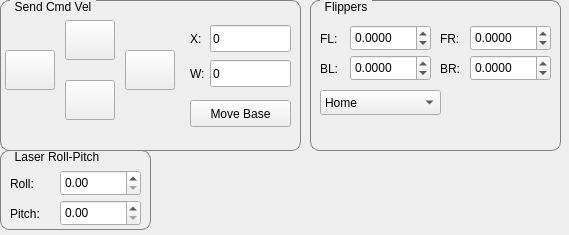
<?xml version="1.0" encoding="UTF-8"?>
<ui version="4.0">
 <class>MainWindow</class>
 <widget class="QMainWindow" name="MainWindow">
  <property name="geometry">
   <rect>
    <x>0</x>
    <y>0</y>
    <width>569</width>
    <height>235</height>
   </rect>
  </property>
  <property name="windowTitle">
   <string>FINDER GUI</string>
  </property>
  <property name="styleSheet">
   <string notr="true">QGroupBox {
    border: 1px solid gray;
    border-radius: 9px;
    margin-top: 0.5em;
}

QGroupBox::title {
    subcontrol-origin: margin;
    left: 10px;
    padding: 0 3px 0 3px;
}

QRadioButton{
	spacing: 1px;
}
QRadioButton::indicator{
	width: 16px;
	height: 16px;
}</string>
  </property>
  <widget class="QWidget" name="centralWidget">
   <widget class="QGroupBox" name="groupBox">
    <property name="geometry">
     <rect>
      <x>0</x>
      <y>0</y>
      <width>301</width>
      <height>151</height>
     </rect>
    </property>
    <property name="title">
     <string>Send Cmd Vel</string>
    </property>
    <widget class="QPushButton" name="btnCmdVel">
     <property name="geometry">
      <rect>
       <x>190</x>
       <y>100</y>
       <width>101</width>
       <height>27</height>
      </rect>
     </property>
     <property name="text">
      <string>Move Base</string>
     </property>
    </widget>
    <widget class="QPushButton" name="btnBwd">
     <property name="geometry">
      <rect>
       <x>65</x>
       <y>80</y>
       <width>50</width>
       <height>40</height>
      </rect>
     </property>
     <property name="text">
      <string/>
     </property>
     <property name="iconSize">
      <size>
       <width>32</width>
       <height>32</height>
      </size>
     </property>
    </widget>
    <widget class="QPushButton" name="btnLeft">
     <property name="geometry">
      <rect>
       <x>5</x>
       <y>50</y>
       <width>50</width>
       <height>40</height>
      </rect>
     </property>
     <property name="text">
      <string/>
     </property>
     <property name="iconSize">
      <size>
       <width>32</width>
       <height>32</height>
      </size>
     </property>
    </widget>
    <widget class="QPushButton" name="btnRight">
     <property name="geometry">
      <rect>
       <x>125</x>
       <y>50</y>
       <width>50</width>
       <height>40</height>
      </rect>
     </property>
     <property name="text">
      <string/>
     </property>
     <property name="iconSize">
      <size>
       <width>32</width>
       <height>32</height>
      </size>
     </property>
    </widget>
    <widget class="QPushButton" name="btnFwd">
     <property name="geometry">
      <rect>
       <x>65</x>
       <y>20</y>
       <width>50</width>
       <height>40</height>
      </rect>
     </property>
     <property name="text">
      <string/>
     </property>
     <property name="iconSize">
      <size>
       <width>32</width>
       <height>32</height>
      </size>
     </property>
    </widget>
    <widget class="QLineEdit" name="txtLinearX">
     <property name="geometry">
      <rect>
       <x>210</x>
       <y>25</y>
       <width>81</width>
       <height>27</height>
      </rect>
     </property>
     <property name="text">
      <string>0</string>
     </property>
    </widget>
    <widget class="QLabel" name="label">
     <property name="geometry">
      <rect>
       <x>190</x>
       <y>30</y>
       <width>16</width>
       <height>17</height>
      </rect>
     </property>
     <property name="text">
      <string>X:</string>
     </property>
    </widget>
    <widget class="QLabel" name="label_3">
     <property name="geometry">
      <rect>
       <x>190</x>
       <y>65</y>
       <width>16</width>
       <height>17</height>
      </rect>
     </property>
     <property name="text">
      <string>W:</string>
     </property>
    </widget>
    <widget class="QLineEdit" name="txtAngular">
     <property name="geometry">
      <rect>
       <x>210</x>
       <y>60</y>
       <width>81</width>
       <height>27</height>
      </rect>
     </property>
     <property name="text">
      <string>0</string>
     </property>
    </widget>
   </widget>
   <widget class="QGroupBox" name="groupBox_2">
    <property name="geometry">
     <rect>
      <x>310</x>
      <y>0</y>
      <width>251</width>
      <height>151</height>
     </rect>
    </property>
    <property name="title">
     <string>Flippers</string>
    </property>
    <widget class="QLabel" name="label_2">
     <property name="geometry">
      <rect>
       <x>10</x>
       <y>30</y>
       <width>31</width>
       <height>17</height>
      </rect>
     </property>
     <property name="text">
      <string>FL:</string>
     </property>
    </widget>
    <widget class="QLabel" name="label_4">
     <property name="geometry">
      <rect>
       <x>10</x>
       <y>60</y>
       <width>31</width>
       <height>17</height>
      </rect>
     </property>
     <property name="text">
      <string>BL:</string>
     </property>
    </widget>
    <widget class="QLabel" name="label_5">
     <property name="geometry">
      <rect>
       <x>130</x>
       <y>30</y>
       <width>31</width>
       <height>17</height>
      </rect>
     </property>
     <property name="text">
      <string>FR:</string>
     </property>
    </widget>
    <widget class="QLabel" name="label_6">
     <property name="geometry">
      <rect>
       <x>130</x>
       <y>60</y>
       <width>31</width>
       <height>17</height>
      </rect>
     </property>
     <property name="text">
      <string>BR:</string>
     </property>
    </widget>
    <widget class="QComboBox" name="cbFlipperPositions">
     <property name="geometry">
      <rect>
       <x>10</x>
       <y>90</y>
       <width>121</width>
       <height>25</height>
      </rect>
     </property>
     <item>
      <property name="text">
       <string>Home</string>
      </property>
     </item>
     <item>
      <property name="text">
       <string>Up</string>
      </property>
     </item>
     <item>
      <property name="text">
       <string>Down</string>
      </property>
     </item>
    </widget>
    <widget class="QDoubleSpinBox" name="sbFlipperFL">
     <property name="geometry">
      <rect>
       <x>40</x>
       <y>25</y>
       <width>81</width>
       <height>26</height>
      </rect>
     </property>
     <property name="decimals">
      <number>4</number>
     </property>
     <property name="minimum">
      <double>-1.570000000000000</double>
     </property>
     <property name="maximum">
      <double>1.570800000000000</double>
     </property>
     <property name="singleStep">
      <double>0.100000000000000</double>
     </property>
    </widget>
    <widget class="QDoubleSpinBox" name="sbFlipperBL">
     <property name="geometry">
      <rect>
       <x>40</x>
       <y>55</y>
       <width>81</width>
       <height>26</height>
      </rect>
     </property>
     <property name="decimals">
      <number>4</number>
     </property>
     <property name="minimum">
      <double>-1.570000000000000</double>
     </property>
     <property name="maximum">
      <double>1.570800000000000</double>
     </property>
     <property name="singleStep">
      <double>0.100000000000000</double>
     </property>
    </widget>
    <widget class="QDoubleSpinBox" name="sbFlipperFR">
     <property name="geometry">
      <rect>
       <x>160</x>
       <y>25</y>
       <width>81</width>
       <height>26</height>
      </rect>
     </property>
     <property name="decimals">
      <number>4</number>
     </property>
     <property name="minimum">
      <double>-1.570000000000000</double>
     </property>
     <property name="maximum">
      <double>1.570800000000000</double>
     </property>
     <property name="singleStep">
      <double>0.100000000000000</double>
     </property>
    </widget>
    <widget class="QDoubleSpinBox" name="sbFlipperBR">
     <property name="geometry">
      <rect>
       <x>160</x>
       <y>55</y>
       <width>81</width>
       <height>26</height>
      </rect>
     </property>
     <property name="decimals">
      <number>4</number>
     </property>
     <property name="minimum">
      <double>-1.570000000000000</double>
     </property>
     <property name="maximum">
      <double>1.570800000000000</double>
     </property>
     <property name="singleStep">
      <double>0.100000000000000</double>
     </property>
    </widget>
   </widget>
   <widget class="QGroupBox" name="groupBox_3">
    <property name="geometry">
     <rect>
      <x>0</x>
      <y>150</y>
      <width>151</width>
      <height>80</height>
     </rect>
    </property>
    <property name="title">
     <string>Laser Roll-Pitch</string>
    </property>
    <widget class="QDoubleSpinBox" name="sbLaserPitch">
     <property name="geometry">
      <rect>
       <x>60</x>
       <y>50</y>
       <width>81</width>
       <height>26</height>
      </rect>
     </property>
    </widget>
    <widget class="QDoubleSpinBox" name="sbLaserRoll">
     <property name="geometry">
      <rect>
       <x>60</x>
       <y>20</y>
       <width>81</width>
       <height>26</height>
      </rect>
     </property>
    </widget>
    <widget class="QLabel" name="label_7">
     <property name="geometry">
      <rect>
       <x>10</x>
       <y>55</y>
       <width>41</width>
       <height>17</height>
      </rect>
     </property>
     <property name="text">
      <string>Pitch:</string>
     </property>
    </widget>
    <widget class="QLabel" name="label_8">
     <property name="geometry">
      <rect>
       <x>10</x>
       <y>25</y>
       <width>41</width>
       <height>17</height>
      </rect>
     </property>
     <property name="text">
      <string>Roll:</string>
     </property>
    </widget>
   </widget>
  </widget>
 </widget>
 <layoutdefault spacing="6" margin="11"/>
 <resources/>
 <connections/>
</ui>
